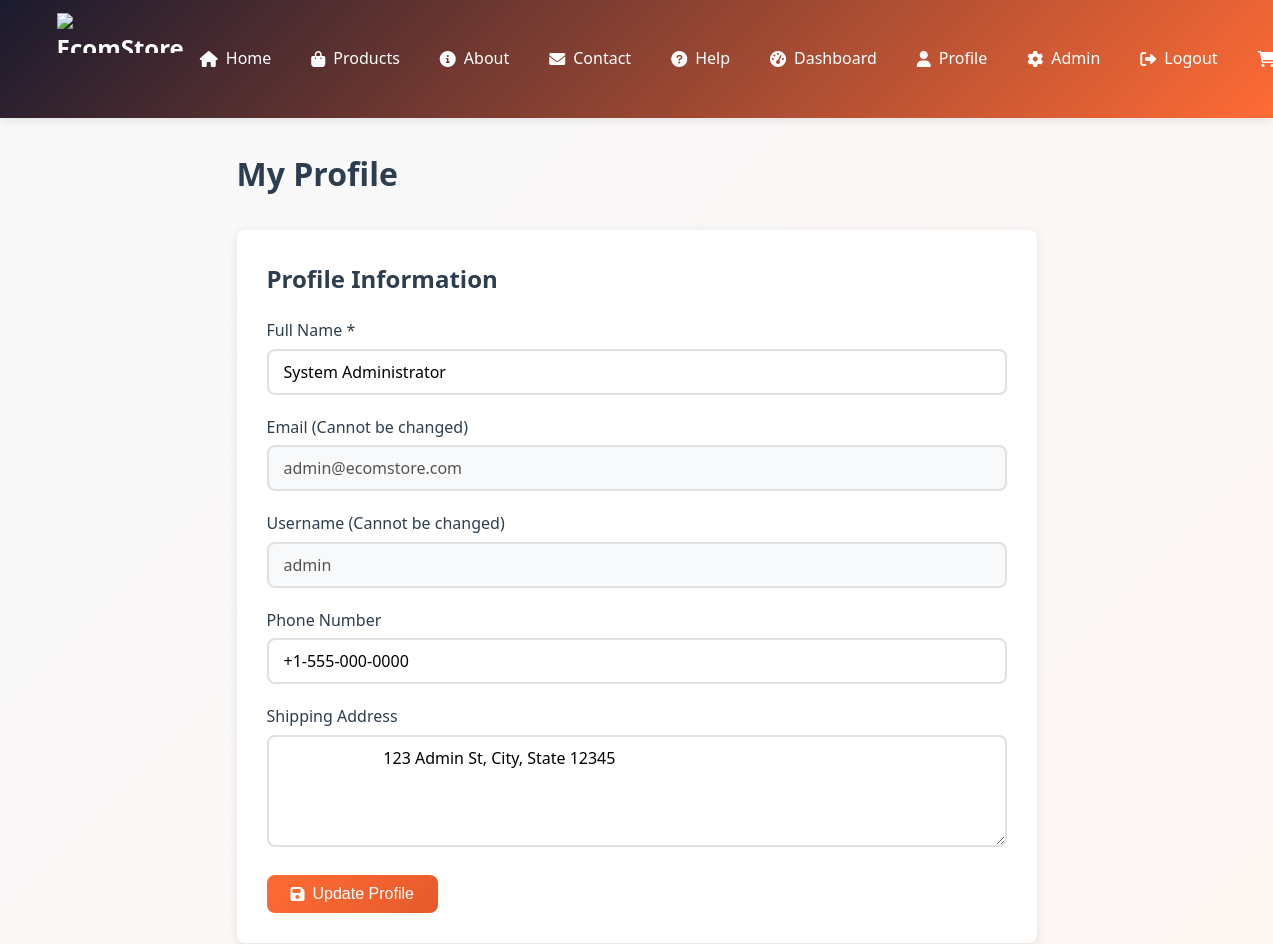
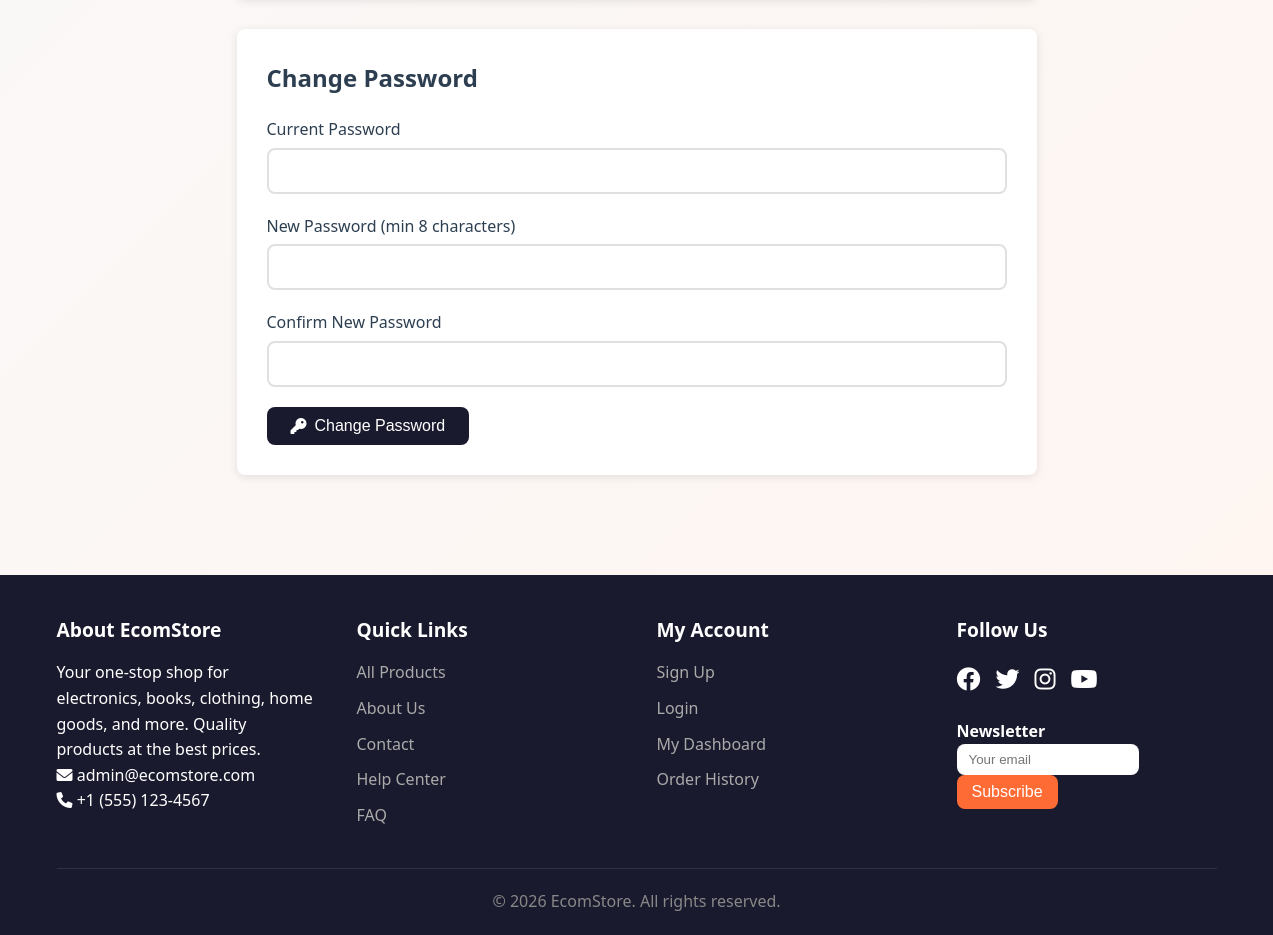
/public/profile.php (signed in), run on the app's committed database (2 pictures, top to bottom).
### tables this page shows
CREATE TABLE users (
    id INT AUTO_INCREMENT PRIMARY KEY COMMENT 'Unique user ID',
    username VARCHAR(50) UNIQUE NOT NULL COMMENT 'Username for login',
    email VARCHAR(100) UNIQUE NOT NULL COMMENT 'User email address',
    password_hash VARCHAR(255) NOT NULL COMMENT 'Hashed password (bcrypt)',
    full_name VARCHAR(100) NOT NULL COMMENT 'User full name',
    user_type ENUM('customer', 'admin') DEFAULT 'customer' COMMENT 'Account type',
    is_active BOOLEAN DEFAULT TRUE COMMENT 'Account status',
    profile_pic VARCHAR(255) COMMENT 'Profile picture filename',
    shipping_address TEXT COMMENT 'Default shipping address',
    phone VARCHAR(20) COMMENT 'Phone number',
    created_at TIMESTAMP DEFAULT CURRENT_TIMESTAMP COMMENT 'Registration date',
    last_login TIMESTAMP COMMENT 'Last login timestamp'
);

### includes/functions.php (called while the page is built, shortened)
<?php
function getUserById($id) {
    try {
        $pdo = getDBConnection();
        $stmt = $pdo->prepare("SELECT * FROM users WHERE id = ?");
        $stmt->execute([$id]);
        return $stmt->fetch();
    } catch (Exception $e) {
        return null;
    }
}
?>

### public/profile.php (the view, shortened to what this page needs)
<?php
require_once '../includes/functions.php';
$user_id = getUserId();
try {
    $user = getUserById($user_id);
} catch (Exception $e) {
    $error = 'An error occurred. Please try again.';
    error_log("Profile error: " . $e->getMessage());
}
require_once '../includes/header.php';
?>
<div class="container">
    <div class="profile-container">
        <h1>My Profile</h1>
        <div class="profile-card">
            <h2>Profile Information</h2>
            <form method="POST" action="">
                <div class="form-group">
                    <label for="full_name">Full Name *</label>
                    <input type="text" id="full_name" name="full_name"
                           value="<?php echo $user['full_name']; ?>" required>
                </div>
                <div class="form-group">
                    <label for="email">Email (Cannot be changed)</label>
                    <input type="email" id="email" value="<?php echo $user['email']; ?>" disabled>
                </div>
                <div class="form-group">
                    <label for="username">Username (Cannot be changed)</label>
                    <input type="text" id="username" value="<?php echo $user['username']; ?>" disabled>
                </div>
                <div class="form-group">
                    <label for="phone">Phone Number</label>
                    <input type="tel" id="phone" name="phone"
                           value="<?php echo $user['phone']; ?>">
                </div>
                <div class="form-group">
                    <label for="shipping_address">Shipping Address</label>
                    <textarea id="shipping_address" name="shipping_address" rows="4">
                        <?php echo $user['shipping_address']; ?>
                    </textarea>
                </div>
                <button type="submit" class="btn-primary">
                    <i class="fas fa-save"></i> Update Profile
                </button>
            </form>
        </div>
        <div class="profile-card">
            <h2>Change Password</h2>
            <form method="POST" action="">
                <div class="form-group">
                    <label for="current_password">Current Password</label>
                    <input type="password" id="current_password" name="current_password" required>
                </div>
                <div class="form-group">
                    <label for="new_password">New Password (min 8 characters)</label>
                    <input type="password" id="new_password" name="new_password" required minlength="8">
                </div>
                <div class="form-group">
                    <label for="confirm_new_password">Confirm New Password</label>
                    <input type="password" id="confirm_new_password" name="confirm_new_password" required>
                </div>
                <button type="submit" class="btn-secondary">
                    <i class="fas fa-key"></i> Change Password
                </button>
            </form>
        </div>
    </div>
</div>
<?php require_once '../includes/footer.php'; ?>

### css/style.css (style rules this page uses)
:root { --primary-color: #ff6b35; --secondary-color: #1a1a2e; --accent-color: #e94560; --success-color: #27ae60; --danger-color: #e74c3c; --warning-color: #f39c12; --info-color: #3498db; --light-bg: #f8f9fa; --dark-text: #2c3e50; --light-text: #ffffff; --gray-text: #7f8c8d; --border-color: #e0e0e0; --border-radius: 8px; --transition-speed: 0.3s; --box-shadow: 0 2px 10px rgba(0,0,0,0.1); --box-shadow-hover: 0 5px 20px rgba(0,0,0,0.15); --font-family: 'Segoe UI', Tahoma, Geneva, Verdana, sans-serif; --font-size-base: 16px; }
* { margin: 0; padding: 0; box-sizing: border-box; }
html { scroll-behavior: smooth; }
body { font-family: var(--font-family); font-size: var(--font-size-base); line-height: 1.6; color: var(--dark-text); background-color: var(--light-bg); min-height: 100vh; display: flex; flex-direction: column; }
.container { max-width: 1200px; margin: 0 auto; padding: 0 20px; }
.btn-primary, .btn-secondary, .btn-success, .btn-danger, .btn-warning { display: inline-flex; align-items: center; justify-content: center; gap: 0.5rem; padding: 10px 24px; border: none; border-radius: var(--border-radius); cursor: pointer; text-decoration: none; transition: all var(--transition-speed) ease; font-weight: 500; font-size: 1rem; text-align: center; }
.btn-primary { background: var(--primary-color); color: white; }
.btn-secondary { background: var(--secondary-color); color: white; }
.form-group { margin-bottom: 20px; }
.form-group label { display: block; margin-bottom: 5px; font-weight: 500; color: var(--dark-text); }
.form-group input, .form-group select, .form-group textarea { width: 100%; padding: 10px 15px; border: 2px solid var(--border-color); border-radius: var(--border-radius); transition: all var(--transition-speed) ease; font-size: 1rem; font-family: inherit; }
.form-group textarea { resize: vertical; min-height: 100px; }
.form-group input:disabled { background: var(--light-bg); cursor: not-allowed; }

### css/template1.css (style rules this page uses)
:root { --primary-color: #ff6b35; --secondary-color: #1a1a2e; --accent-color: #e94560; }
body { background: linear-gradient(135deg, #f8f9fa 0%, #fff5f0 100%); }
.btn-primary { background: linear-gradient(135deg, #ff6b35 0%, #e55a2b 100%); }

### public/profile.php (style rules this page uses)
.profile-container { max-width: 800px; margin: 0 auto; padding: 30px 0; }
.profile-container h1 { margin-bottom: 30px; }
.profile-card { background: white; padding: 30px; border-radius: var(--border-radius); box-shadow: var(--box-shadow); margin-bottom: 30px; }
.profile-card h2 { margin-bottom: 20px; }
.profile-card input[disabled] { background: var(--light-bg); cursor: not-allowed; }

### data on the page
users: full_name "System Administrator", email "admin@ecomstore.com", username "admin", phone "+1-555-000-0000", shipping_address "123 Admin St, City, State 12345"

### other printed values
SITE_NAME "EcomStore"
ADMIN_EMAIL "admin@ecomstore.com"
